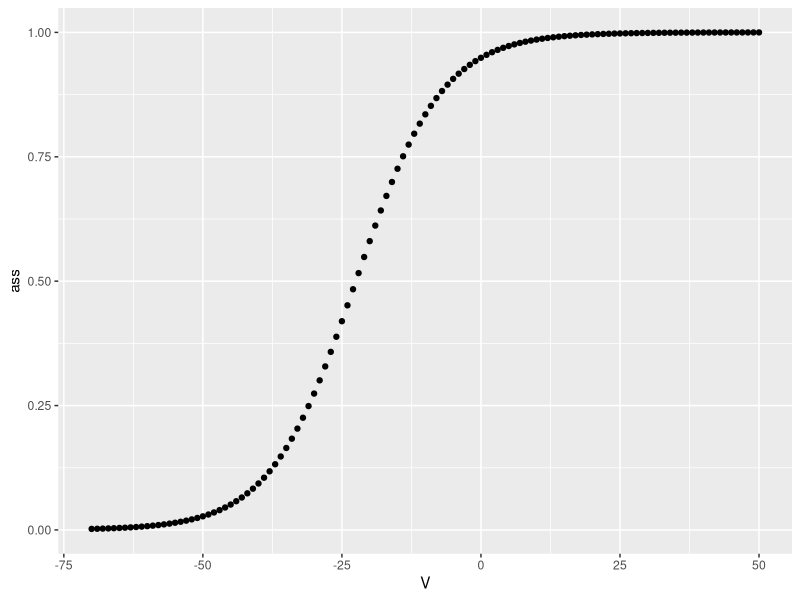
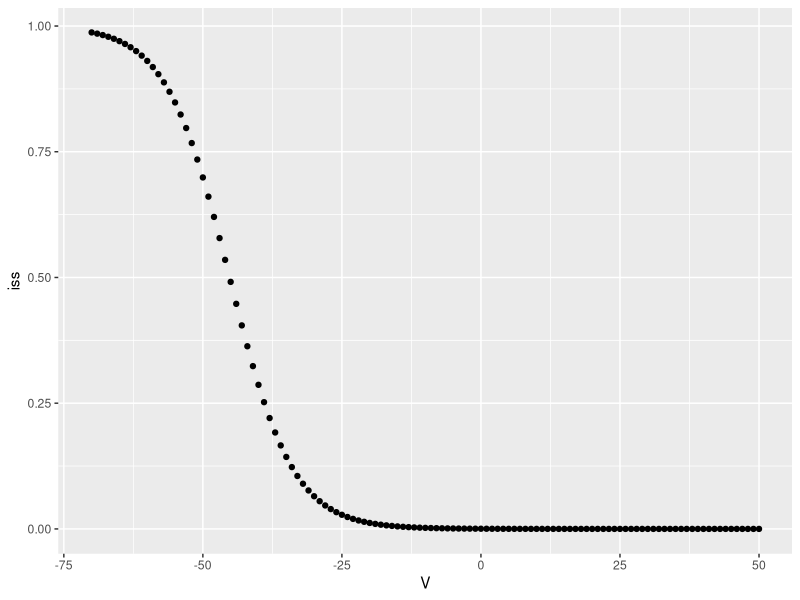
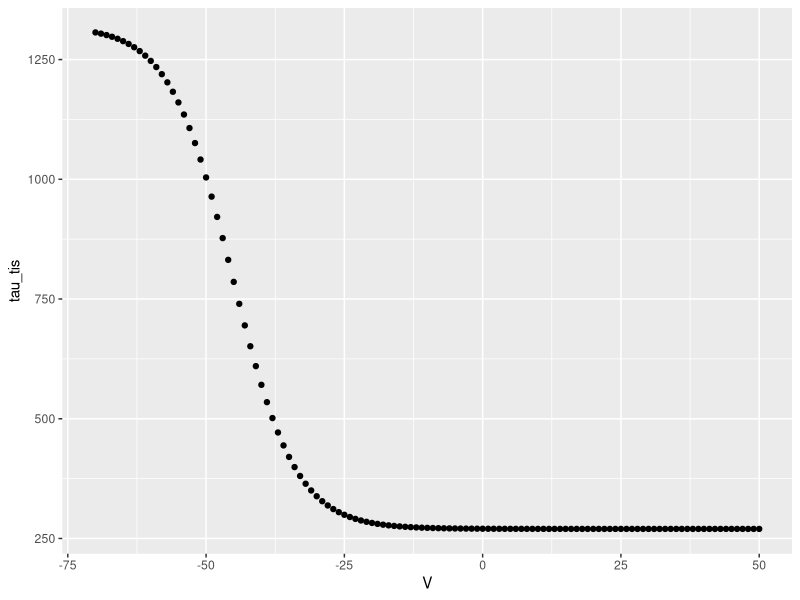
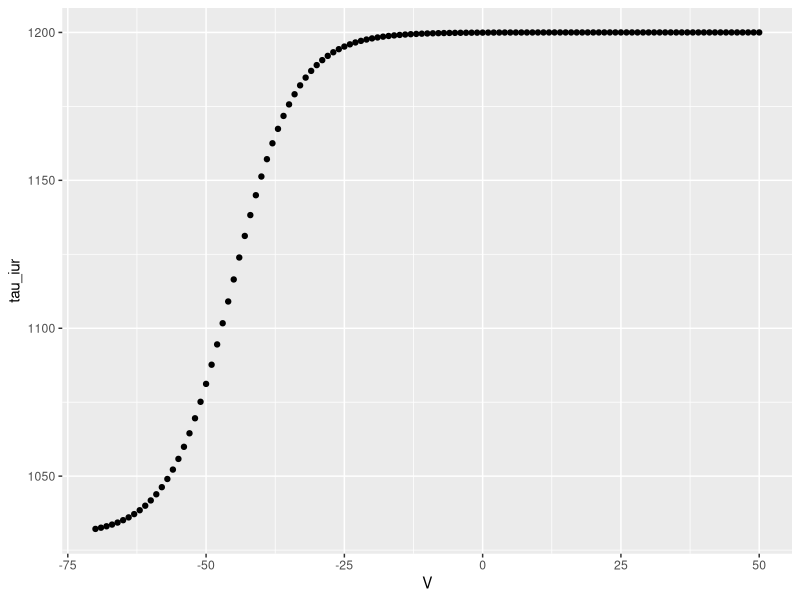
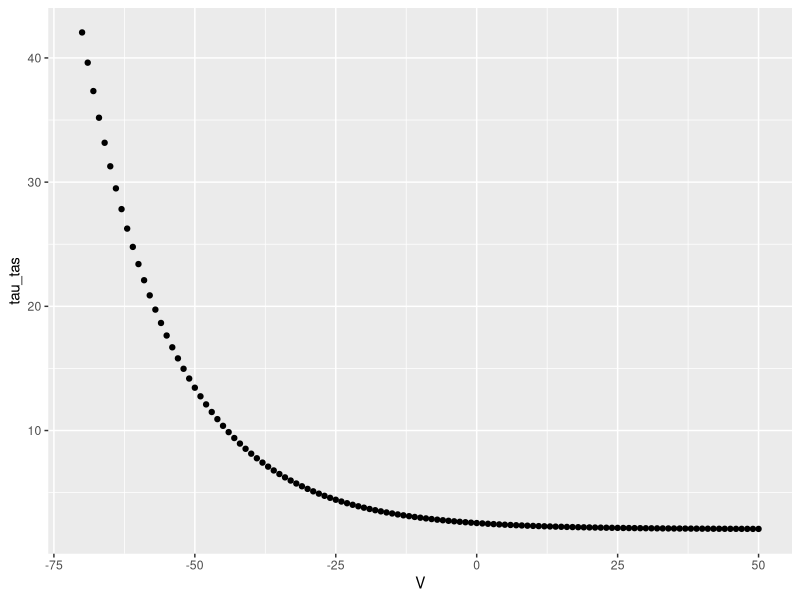
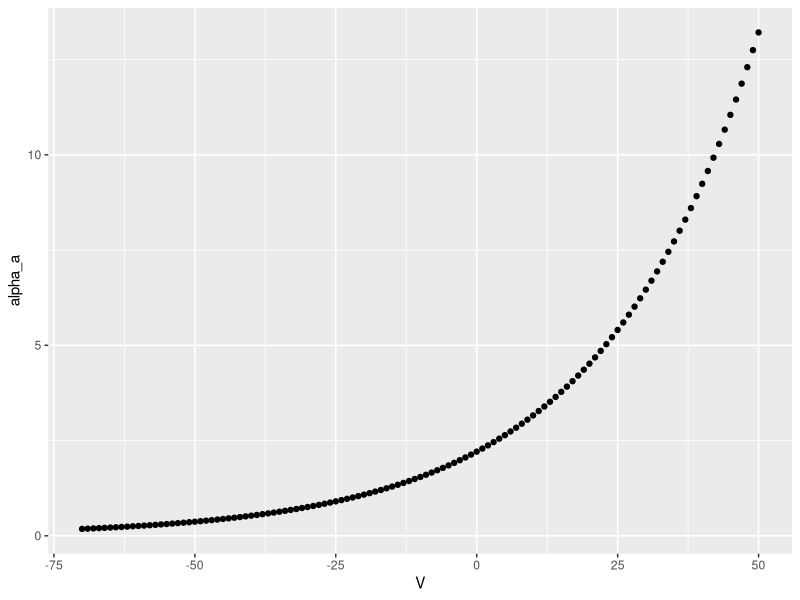
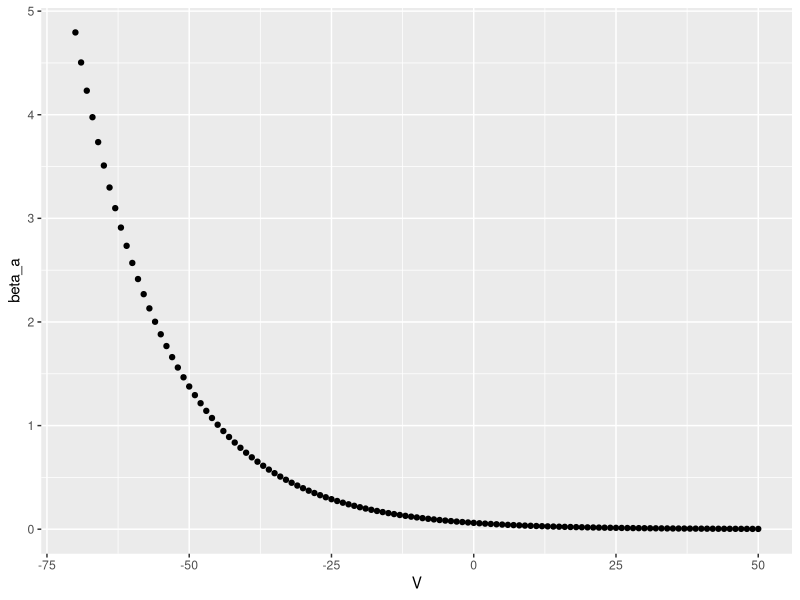
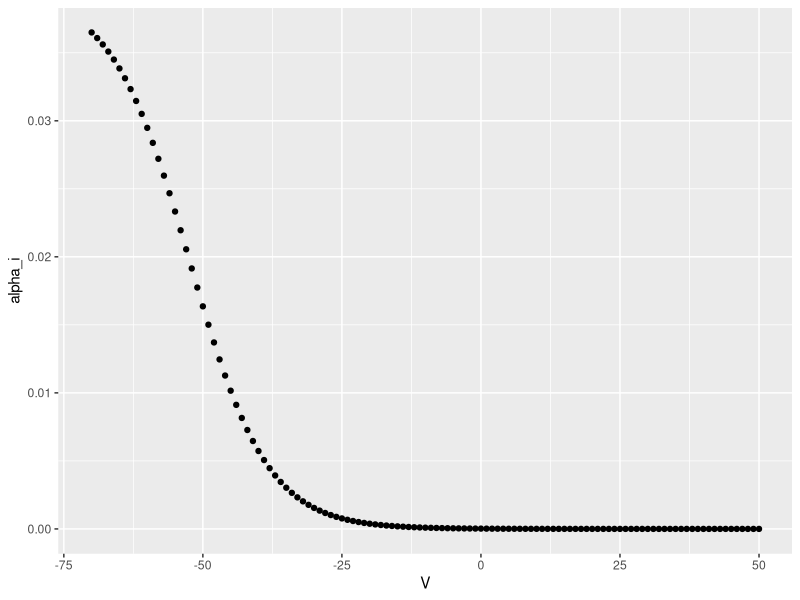

Write R code to recreate these figures, in order.
library(tidyverse)

V <- seq(-70, 50, by = 1)

ass_fn <- function(V) {return(1/(1+exp(-(V+22.5)/7.7)))}
ass <- ass_fn(V)
qplot(V, ass)

iss_fn <- function(V) {return(1/(1+exp((V+45.2)/5.7)))}
iss <- iss_fn(V)
qplot(V, iss)

tau_tis_fn <- function(V) {return(270+1050/(1+exp((V+45.2)/5.7)))}
tau_tis <- tau_tis_fn(V)
qplot(V, tau_tis)

tau_iur_fn <- function(V) {return(1200-170/(1+exp((V+45.2)/5.7)))}
tau_iur <- tau_iur_fn(V)
qplot(V, tau_iur)

tau_tas_fn <- function(V) {return(0.493*exp(-0.0628*V)+2.058)}
tau_tas <- tau_tas_fn(V)
qplot(V, tau_tas)

alpha_a_fn <- function(V) {return(0.18064*exp(0.03577*(V+70)))}
alpha_a <- alpha_a_fn(V)
qplot(V, alpha_a)

beta_a_fn <- function(V) {return(0.3956*exp(-0.06237*(V+30)))}
beta_a <- beta_a_fn(V)
qplot(V, beta_a)

alpha_i_fn <- function(V) {return((0.000152*exp(-(V+13.5)/7.0))/(0.067083*exp(-(V+33.5)/7.0)+1))}
alpha_i <- alpha_i_fn(V)
qplot(V, alpha_i)

beta_i_fn <- function(V) {return((0.00095*exp((V+70.5)/7.0))/(0.051335*exp((V+70.5)/7.0)+1))}
beta_i <- beta_i_fn(V)
qplot(V, beta_i)
